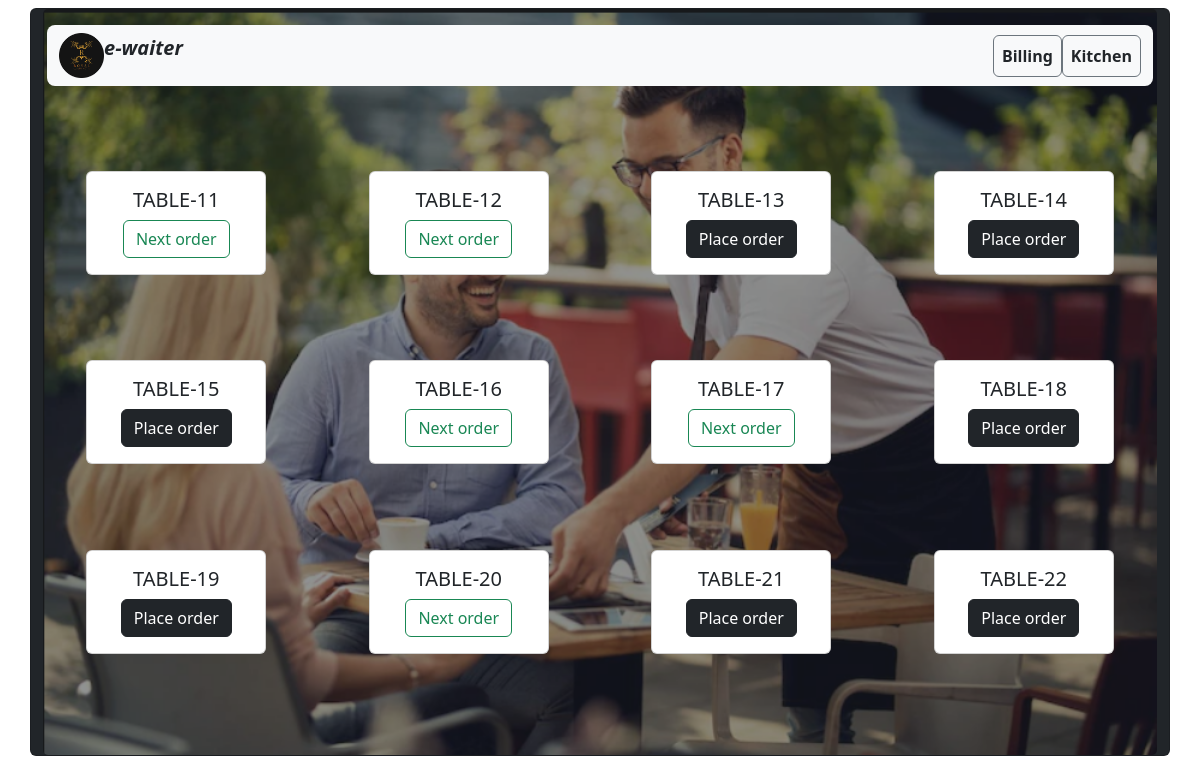
The page / on the database its author committed.
### order/models.py (models this page shows, shortened)
class Tables(models.Model):
    table_name=models.CharField(max_length=100)
    status=models.BooleanField(default=False,help_text="0-free table, 1-occupied")
    all_item_delivered=models.BooleanField(default=False,help_text=" 1-complete")
    paid=models.BooleanField(default=False,help_text="0-not paid, 1-paid")

### order/views.py (the view)
# urls.py: path('',views.index,name='index'),
def index(request):
    tab = Tables.objects.all()
    deli = Delivered.objects.filter(paid=False)
    context={
        'tab':tab,
        'deli':deli
    }
    return render(request,'index.html',context)

### templates/index.html (shortened to what this page needs)
{% extends 'main.html' %}
{% load static %}
{% block content %}
    <section class=" m-2 text-center">
        <div class="card text-bg-dark container">
            <img src="{% static 'images/chef6.png' %}" class="card-img opacity-50" alt="...">
            <div class="card-img-overlay row ">
                <div>
                    <nav class="navbar navbar-expand-lg navbar-light bg-light rounded-3 ">
                        <div class="container-fluid ">
                            <div>
                                <img  src="{% static 'images/favicon.png' %} " width="45" height="45" class="float-start my-auto d-inline-block">
                                <a class="navbar-brand text-dark fst-italic fw-bold" href="/">e-waiter</a>
                            </div>
                            <div>
                                <div class="collapse navbar-collapse" id="navbarNavDropdown">
                                    <ul class="navbar-nav">
                                        <span>
                                            <li class="nav-item text-center  ">
                                            <a class="nav-link border  border-secondary rounded text-dark fw-bold" href="{% url 'cashier' %}">Billing</a>
                                            </li>
                                        </span>
                                        <span>
                                            <li class="nav-item text-center ">
                                            <a class="nav-link border border-secondary rounded text-dark fw-bold" href="listOrders">Kitchen</a>
                                            </li>
                                        </span>
                                    </ul>
                                </div>
                            </div>
                        </div>
                    </nav>
                </div>
                {% for d in tab %}
                <div class="col-3  mx-auto">
                    <div class="card m-auto   text-center " style="width:15vw ;">
                        <div class="card-body ">
                        <h5 class="card-title text-uppercase text-dark">{{d.table_name}}</h5>
                        {% if d.status %}
                        <a href="{% url 'nextorder' d.id %}" class="btn  btn-outline-success mx-auto">Next order</a>
                        {% else %}
                            <a href="{% url 'tableselect' d.id %}" class="btn btn-dark">Place order</a>
                        {% endif %}
                        </div>
                    </div>
                </div>
                {% endfor %}
            </div>
        </div>
    </section>
{% endblock content %}

### static/css/custom.css (style rules this page uses)
a { text-decoration: none; color: black; }

### rows shown on the page
Tables: table_name "TABLE-11", status "Next order"
Tables: table_name "TABLE-12", status "Next order"
Tables: table_name "TABLE-13", status "Place order"
Tables: table_name "TABLE-14", status "Place order"
Tables: table_name "TABLE-15", status "Place order"
Tables: table_name "TABLE-16", status "Next order"
Tables: table_name "TABLE-17", status "Next order"
Tables: table_name "TABLE-18", status "Place order"
Tables: table_name "TABLE-19", status "Place order"
Tables: table_name "TABLE-20", status "Next order"
Tables: table_name "TABLE-21", status "Place order"
Tables: table_name "TABLE-22", status "Place order"
